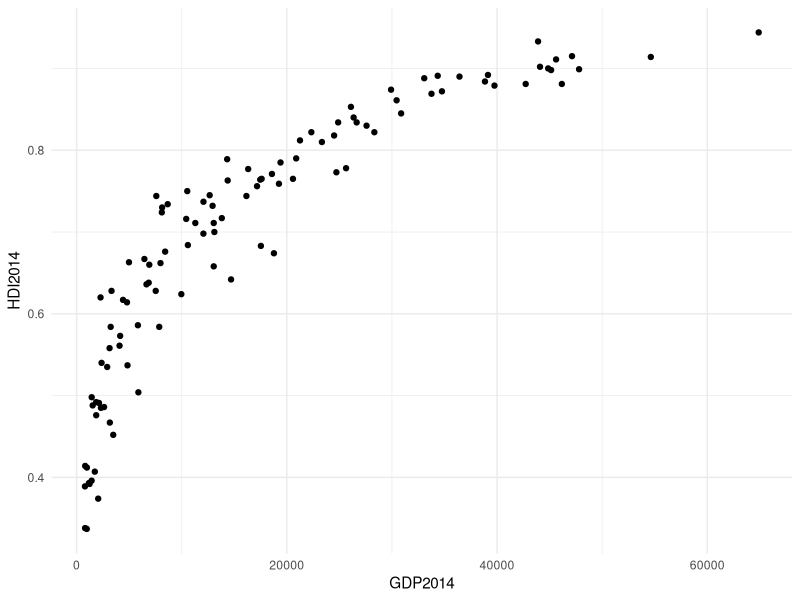
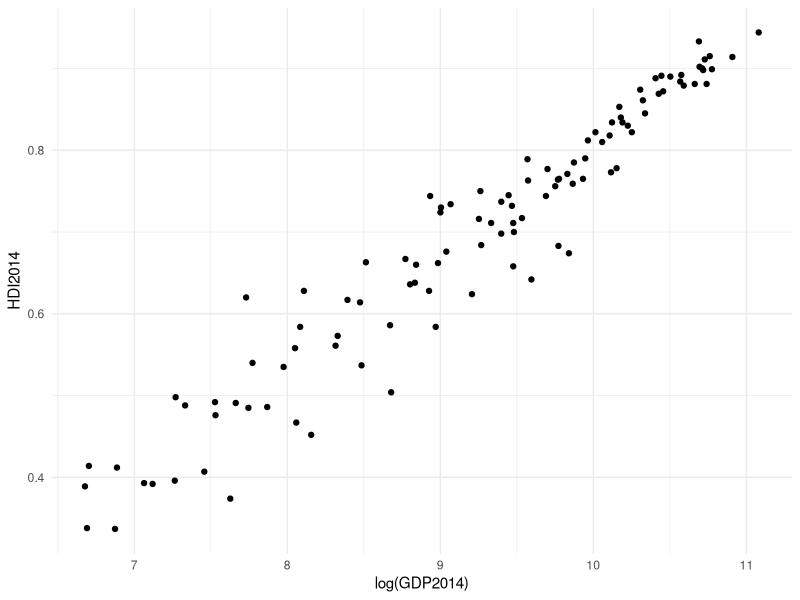
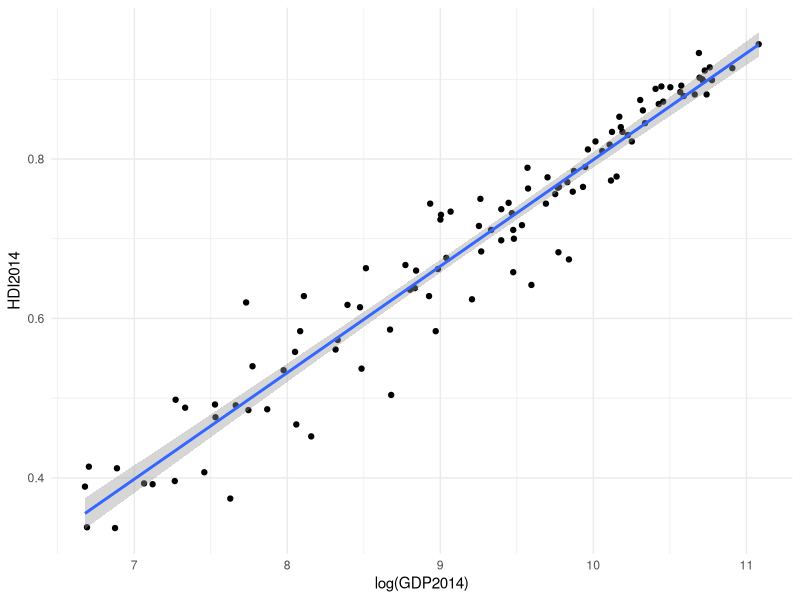
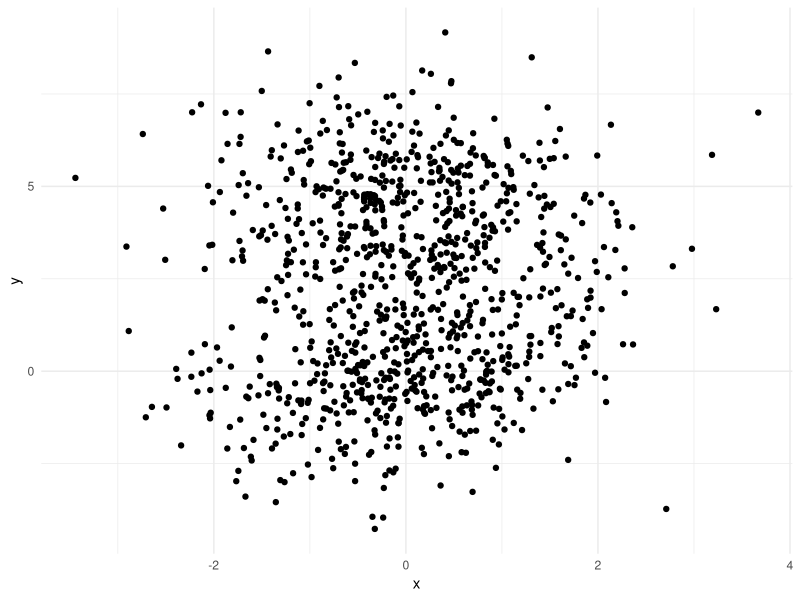
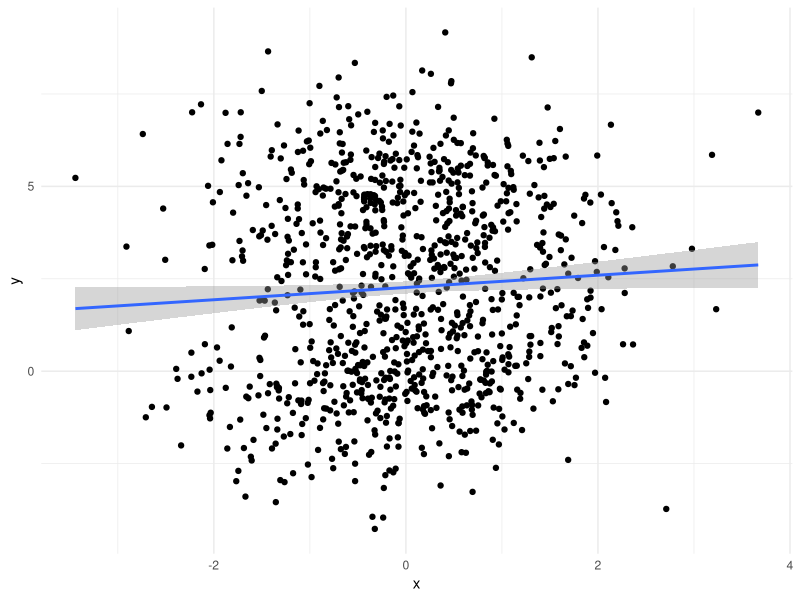
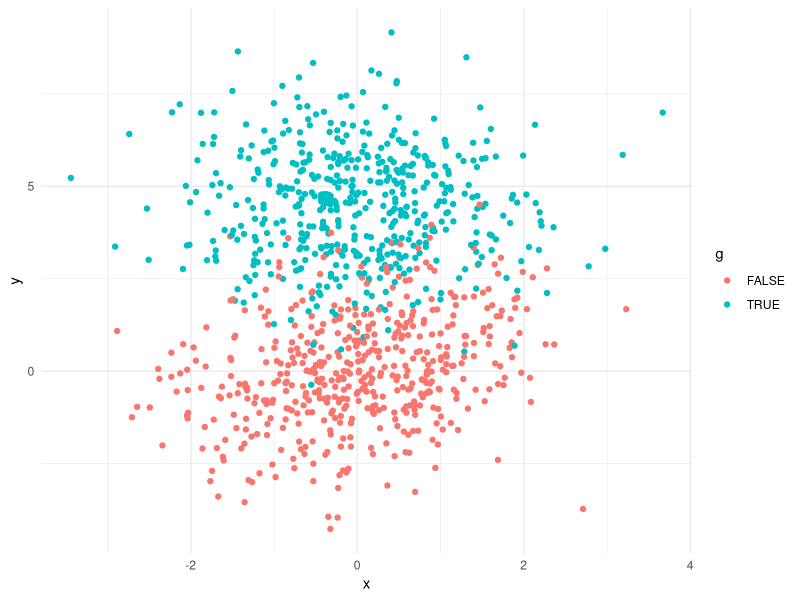
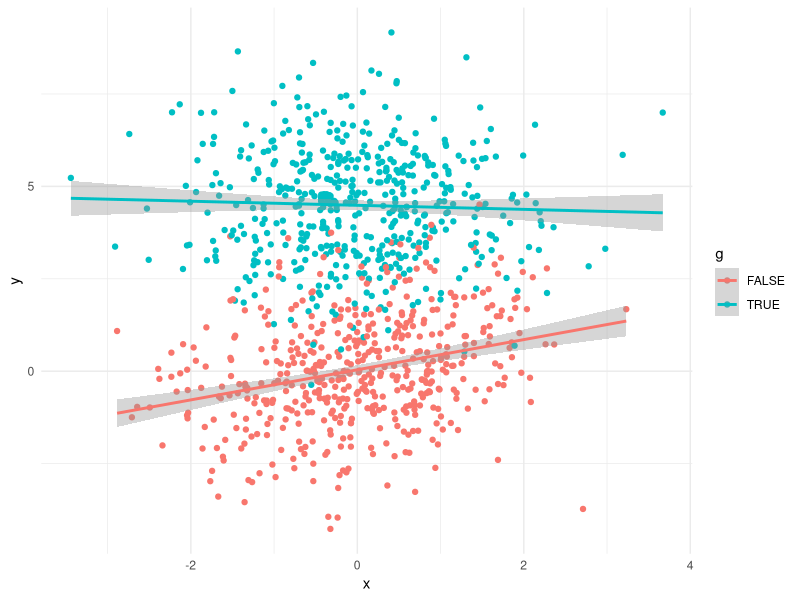
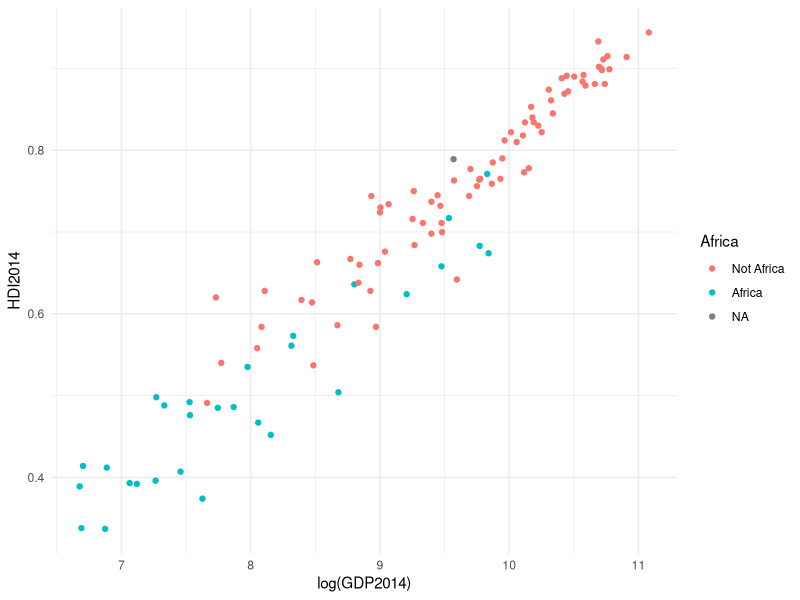

Source code (R) for these figures, in order:
library(effects)
library(ggplot2)

norris <- read.csv("./data/norris-data-subset.csv")

summary(norris$HDI2014)
summary(norris$GDP2014)


#########################
# Functional Forms
#########################

ggplot(norris, aes(GDP2014, HDI2014)) +
  geom_point() +
  theme_minimal()

# this is obviously nonlinear, which can be a problem for OLS
# taking the log solves this

nointeractionplot <- ggplot(norris, aes(log(GDP2014), HDI2014)) +
  geom_point() +
  theme_minimal()
nointeractionplot

summary(lm(HDI2014 ~ log(GDP2014),
           data = norris))

nointeractionplot + geom_smooth(method = "lm")

#########################
# Interactions
#########################
thedata <- data.frame(
  x = rnorm(1000),
  g = c(FALSE, TRUE))

thedata$y <- with(thedata, rnorm(1000, 0 + .33 * x + 4.5* g - .5 * x * g, 1.5))

nointeract <- ggplot(thedata, aes(x, y)) +
  geom_point() +
  theme_minimal()
nointeract

summary(lm(y ~ x, data = thedata))

nointeract + geom_smooth(method = "lm")


interact <- ggplot(thedata, aes(x,y, color = g)) +
  geom_point() +
  theme_minimal()
interact

summary(lm(y ~ x * g, data = thedata))

interact + geom_smooth(method = "lm")

# But what about Africa?
norris$Africa <- factor(norris$Africa,
                        levels = c(0, 1),
                        labels = c("Not Africa", "Africa"))

ggplot(norris, aes(log(GDP2014), HDI2014)) +
  geom_point(aes(color = Africa)) +
  theme_minimal()

themodel <- lm(HDI2014 ~ log(GDP2014) * Africa,
               data = norris)
summary(themodel)

plot(effect(term= "log(GDP2014):Africa", mod = themodel), multiline = TRUE)
